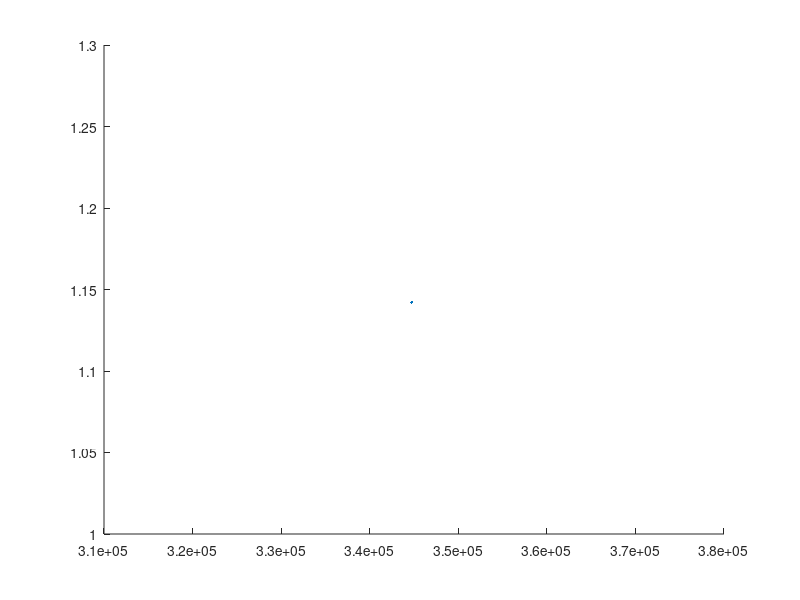

This figure's MATLAB source:
y=1.4;%ratio of specific heats
for pcpsi=50%[40:.1:100] ;%Chamber Pressure [Psi]
pc=pcpsi/1.450377E-4%chamber pressure [Pa]
pe=14.7/1.450377E-4;%atmospheric pressure at sea level [Pa]
Me=sqrt(2/(y-1)*((pc/pe)^((y-1)/y)-1))%Mach number at nozzle exit
e=1/Me*sqrt((2/(y+1)*(1+(y-1)/2*Me^2))^((y+1)/(y-1)))%Area ratio Ae/At
hold all
plot(pc,e);
end
